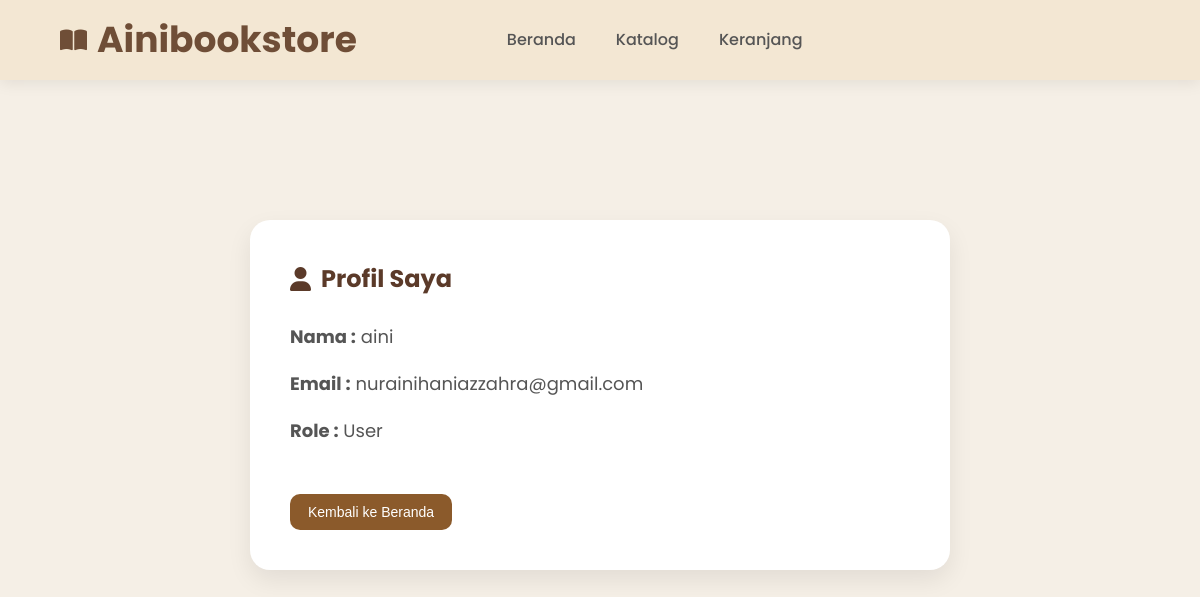
Screenshot of /profil/profil.php (signed in) with the database file from the repository.
### tables this page shows
CREATE TABLE `users` (
  `id` int NOT NULL,
  `nama` varchar(100) NOT NULL,
  `email` varchar(100) NOT NULL,
  `password` varchar(255) NOT NULL,
  `role` enum('admin','user') DEFAULT 'user'
);

### profil/profil.php (the view, shortened to what this page needs)
<?php
include "../koneksi.php";
$id = $_SESSION['id'];
$data = mysqli_query($conn,"SELECT * FROM users WHERE id='$id'");
$user = mysqli_fetch_assoc($data);
?>
<!DOCTYPE html>
<html lang="id">
<head>
<link rel="stylesheet" href="../style.css">
<link rel="stylesheet" href="https://cdnjs.cloudflare.com/ajax/libs/font-awesome/6.7.2/css/all.min.css">
</head>
<body>
<header>
<div class="logo">
    <i class="fa-solid fa-book-open"></i>
    <h2>Ainibookstore</h2>
</div>
<nav>
    <a href="../index.php">Beranda</a>
    <a href="../katalog.php">Katalog</a>
    <a href="../cart.php">Keranjang</a>
</nav>
</header>
<section>
<div class="profile-card">
<h1>
<i class="fa-solid fa-user"></i>
Profil Saya
</h1>
<p><strong>Nama :</strong> <?= $user['nama']; ?></p>
<p><strong>Email :</strong> <?= $user['email']; ?></p>
<p><strong>Role :</strong> <?= ucfirst($user['role']); ?></p>
<a href="../index.php">
<button class="detail-btn">
Kembali ke Beranda
</button>
</a>
</div>
</section>
</body>
</html>

### style.css (style rules this page uses)
* { margin:0; padding:0; box-sizing:border-box; }
body { font-family:'Poppins',sans-serif; background:#F5EFE6; color:#4B3621; line-height:1.6; }
header { width:100%; height:80px; background:#F3E7D3; display:flex; align-items:center; justify-content:space-between; padding:0 60px; gap:30px; box-shadow:0 3px 15px rgba(0,0,0,.08); position:sticky; top:0; z-index:1000; }
.logo { display:flex; align-items:center; gap:10px; font-size:24px; font-weight:bold; color:#6F4E37; margin-right:70px; }
nav { display:flex; gap:35px; margin-left:50px; }
nav { display:flex; gap:40px; margin-right:auto; }
nav a { text-decoration:none; color:#555; font-weight:500; transition:.3s; }
section { max-width:1200px; margin:auto; padding:80px 20px; }
.detail-btn, .back-btn { padding:10px 18px; border:none; border-radius:10px; cursor:pointer; font-size:14px; transition:.3s; width:auto; }
.detail-btn { background:#8B5A2B; color:white; }
.profile-card { max-width:700px; margin:60px auto; background:#fff; padding:40px; border-radius:20px; box-shadow:0 10px 25px rgba(0,0,0,.08); }
.profile-card h1 { color:#5B3A29; margin-bottom:25px; display:flex; align-items:center; gap:10px; }
.profile-card p { font-size:18px; margin:18px 0; color:#555; }
.profile-card .detail-btn { margin-top:30px; }

### rows the page displays
users: nama "aini", email "nurainihaniazzahra@gmail.com", role "User"
